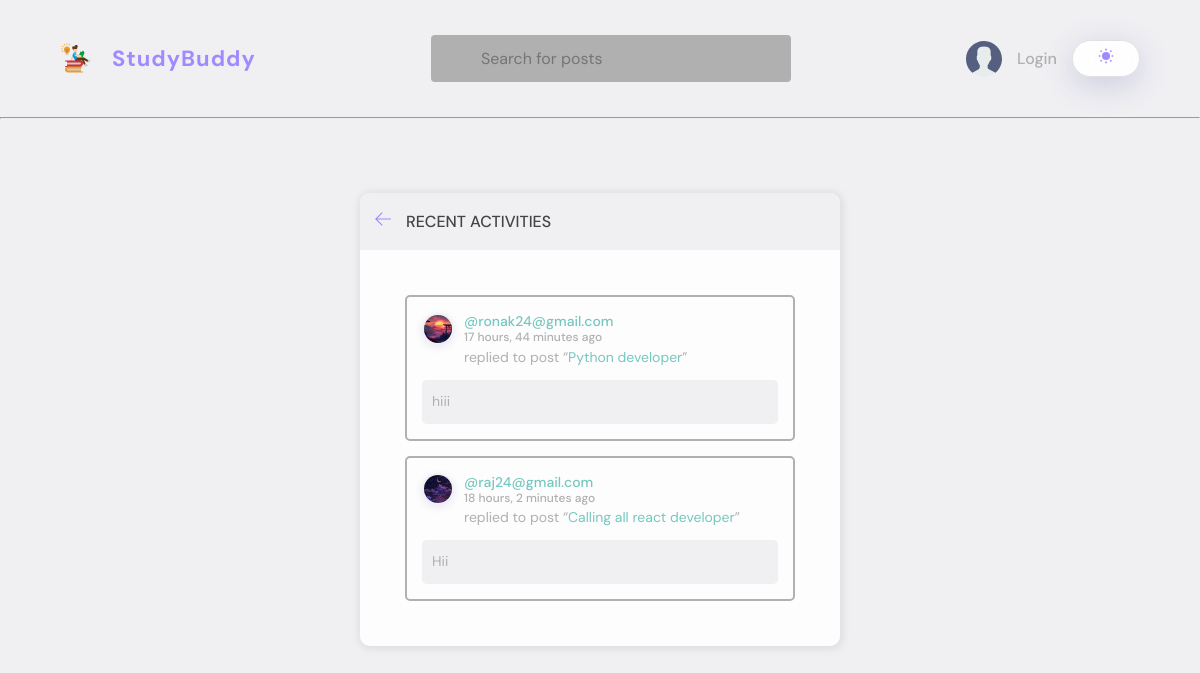
The page /activity/ on the database its author committed.
### base/models.py (models this page shows, shortened)
class Message(models.Model):
    user= models.ForeignKey(User,on_delete=models.CASCADE)
    room = models.ForeignKey(Room, on_delete=models.CASCADE)
    body = models.TextField()
    updated = models.DateTimeField(auto_now=True)
    created = models.DateTimeField(auto_now_add=True)
    class Meta:
        ordering = ["-updated", "-created"]

class User(AbstractUser):
    name = models.CharField(max_length=200, null=True)
    email = models.EmailField(unique=True, null=True)
    bio=models.TextField(null=True)
    avatar=models.ImageField(null=True, default="luffy.jpg")
    USERNAME_FIELD='email'
    REQUIRED_FIELDS=[]

class Room(models.Model):
    host=models.ForeignKey(User, on_delete=models.SET_NULL, null=True)
    topic=models.ForeignKey('Topic', on_delete=models.SET_NULL, null=True)
    name = models.CharField(max_length=100)
    description = models.TextField(null=True, blank=True)
    updated = models.DateTimeField(auto_now=True)
    created = models.DateTimeField(auto_now_add=True)
    participants = models.ManyToManyField(User,related_name="participants", blank=True)
    class Meta:
        ordering = ["-updated", "-created"]
    def __str__(self):
        return self.name

### base/views.py (the view)
# urls.py: path('activity/',views.activityPage, name='activity'),
def activityPage(request):
    room_message = Message.objects.all()
    return render(request, "base/activity.html", {"room_message": room_message})

### base/templates/base/activity.html (shortened to what this page needs)
{% extends 'main.html' %} {% block start %}
<main class="layout">
  <div class="container">
    <div class="layout__box">
      <div class="layout__boxHeader">
        <div class="layout__boxTitle">
          <a href="{% url 'home' %}">
            <svg
              version="1.1"
              xmlns="http://www.w3.org/2000/svg"
              width="32"
              height="32"
              viewBox="0 0 32 32"
            >
              <title>arrow-left</title>
              <path
                d="M13.723 2.286l-13.723 13.714 13.719 13.714 1.616-1.611-10.96-10.96h27.625v-2.286h-27.625l10.965-10.965-1.616-1.607z"
              ></path>
            </svg>
          </a>
          <h3>Recent Activities</h3>
        </div>
      </div>
      <div class="activities-page layout__body">
        {% for message in room_message %}
        <div class="activities__box">
          <div class="activities__boxHeader roomListRoom__header">
            <a
              href="{% url 'user-profile' message.user.id %}"
              class="roomListRoom__author"
            >
              <div class="avatar avatar--small">
                <img src="{{message.user.avatar.url}}" />
              </div>
              <p>
                @{{ message.user }}
                <span> {{message.created|timesince }} ago</span>
              </p>
            </a>
          </div>
          <div class="activities__boxContent">
            <p>
              replied to post “<a href="{% url 'room' message.room.id%}"
                >{{message.room}}</a
              >”
            </p>
            <div class="activities__boxRoomContent">{{message.body}}</div>
          </div>
        </div>
        {% endfor %}
      </div>
    </div>
  </div>
</main>
{% endblock %}

### static/style/style.css (style rules this page uses)
:root { --color-background: #f0f0f3; --color-primary: #a18aff; --color-secondary: #ffd6e0; --color-accent: #76c7c0; --color-card: rgba(255,255,255,0.88); --color-text: #444444; --color-muted: #b0b0b0; --color-border: #e0e0e3; --color-success: #76c7c0; --color-danger: #ff6b81; --glass-blur: 24px; --glass-shadow: 0 8px 32px 0 rgba(31, 38, 135, 0.18); --glass-radius: 18px; --transition: 0.3s cubic-bezier(.4,0,.2,1); --chatbox-border: var(--color-accent); }
* { font-family: "DM Sans", -apple-system, BlinkMacSystemFont, "Segoe UI", Roboto, Oxygen, Ubuntu, Cantarell, "Open Sans", "Helvetica Neue", sans-serif; margin: 0; padding: 0; box-sizing: border-box; text-rendering: optimizeLegibility; font-size: inherit; }
html { font-size: 56.25%; background: var(--color-background); transition: background var(--transition); }
@media only screen and (min-width: 1200px) { html { font-size: 62.5%; } }
body { line-height: 1.6; font-weight: 400; font-size: 1.5rem; color: var(--color-muted); background-color: var(--color-background); min-height: 100vh; font-family: 'DM Sans', 'Inter', -apple-system, BlinkMacSystemFont, 'Segoe UI', Roboto, Oxygen, Ubuntu, Cantarell, 'Open Sans', 'Helvetica Neue', sans-serif; font-size: 1.6rem; line-height: 1.7; transition: background var(--transition), color var(--transition); }
img { width: 100%; }
a { color: var(--color-accent); text-decoration: none; transition: color var(--transition); }
.container { max-width: 120rem; width: 90%; margin: auto; padding: 2rem 0; }
.avatar { display: flex; align-items: center; justify-content: center; border-radius: 50%; overflow: hidden; width: 48px; height: 48px; box-shadow: 0 2px 8px rgba(31, 38, 135, 0.10); border: 2px solid rgba(255,255,255,0.08); background: var(--color-background); transition: box-shadow var(--transition), border-color var(--transition); }
.avatar img { width: 100%; height: 100%; object-fit: cover; display: block; }
.avatar--small { width: 32px; height: 32px; }
.layout { margin-top: 2.4rem; }
.layout > .container { display: flex; justify-content: center; align-items: flex-start; max-width: 1300px; }
.layout__box { width: 90%; max-width: 48rem; min-height: 40rem; background-color: var(--color-card); border-radius: 1rem; box-shadow: 1px 1px 6px 3px var(--color-border); overflow: hidden; margin: 3rem auto 2rem auto; display: flex; flex-direction: column; }
.layout__boxHeader { display: flex; padding: 1.5rem; background-color: var(--color-background); }
.layout__boxTitle { display: flex; gap: 1.5rem; align-items: center; }
.layout__boxTitle h3 { text-transform: uppercase; font-weight: 500; color: var(--color-text); }
.layout__boxTitle svg { width: 1.6rem; height: 1.6rem; fill: var(--color-primary); }
.layout__body { margin: 3rem; }
.roomListRoom__header { display: flex; justify-content: space-between; align-items: center; }
.roomListRoom__author { font-weight: 500; display: flex; align-items: center; gap: 1rem; }
.activities__box { margin: 1.5rem; padding: 1.5rem; border: 2px solid var(--color-muted); border-radius: 5px; }
.activities__boxHeader p { font-size: 1.4rem; line-height: 1.3; }
.activities__boxHeader p span { color: var(--color-muted); font-size: 1.2rem; display: block; }
.activities__boxContent { margin-left: 4.2rem; }
.activities__boxContent { font-size: 1.4rem; }
.activities__boxRoomContent { background: var(--color-background); padding: 1rem; border-radius: 5px; margin-top: 1rem; margin-left: -4.2rem; }
*, *::before, *::after { transition: background var(--transition), color var(--transition), box-shadow var(--transition), border var(--transition); }
.layout > .container { display: flex; justify-content: center; align-items: flex-start; max-width: 1300px; margin: 0 auto; padding: 2rem 1rem; gap: 2.5rem; }

### rows shown on the page
Message: user.avatar (picture), user "ronak24@gmail.com", created "17 hours, 44 minutes", room "Python developer", body "hiii"
Message: user.avatar (picture), user "raj24@gmail.com", created "18 hours, 2 minutes", room "Calling all react developer", body "Hii"
